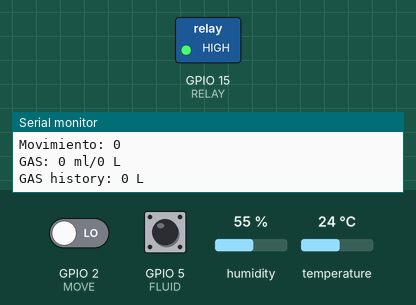
Recording of a sketch running on a simulated ESP32-S3. On the bench: switched loads named in the sketch (green lamp = pin HIGH), the last lines printed to the serial monitor. The test bench sets the inputs (shaded band); at power-on: temperature 24 °C, GPIO 2 (MOVE) LOW, GPIO 5 (FLUID) HIGH, humidity 55 %.

Above: at 3.0 s.
3.1 s: temperature set to 28 °C
6.0 s: temperature set to 31 °C
At 8.1 s:
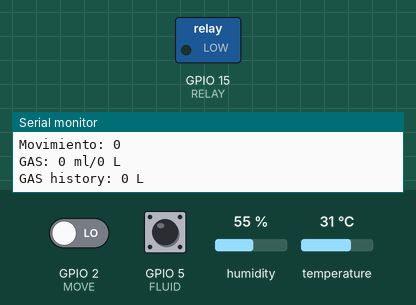
Timing chart, 0 to 9.6 s (numbered marks = the images above; inputs shaded):
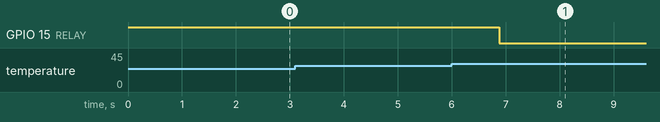

The sketch:

MMM.ino
```cpp
// Fill-in information from your Blynk Template here
#define BLYNK_TEMPLATE_ID "TMPLggkXKEaZ"
#define BLYNK_DEVICE_NAME "GassOf"

#define BLYNK_FIRMWARE_VERSION        "0.1.0"

#define BLYNK_PRINT Serial
//#define BLYNK_DEBUG

#define APP_DEBUG

// Uncomment your board, or configure a custom board in Settings.h
//#define USE_WROVER_BOARD
//#define USE_TTGO_T7
//#define USE_ESP32C3_DEV_MODULE
//#define USE_ESP32S2_DEV_KIT

#include "BlynkEdgent.h"
#include <NewPing.h>
#include <DHT.h>

#define TRIGGER_PIN 22
#define ECHO_PIN 23
#define MAX_DISTANCE 200
#define RELAY 15
#define MOVE 2
#define DHTPIN 32
#define DHTTYPE DHT11
#define FLUID 5
long currentMillis = 0;
long previousMillis = 0;
int interval = 1000;
boolean ledState = LOW;
float calibrationFactor = 4.5;
volatile byte pulseCount;
byte pulse1Sec = 0;
float flowRate;
unsigned int flowMilliLitres;
unsigned long totalMilliLitres;
unsigned long historyMills;

NewPing sonar(TRIGGER_PIN, ECHO_PIN, MAX_DISTANCE);
DHT dht(DHTPIN, DHTTYPE);

void IRAM_ATTR pulseCounter()
{
pulseCount++;
}

void setup()
{
   pinMode(RELAY, OUTPUT);
   pinMode(MOVE , INPUT);
   pinMode(FLUID, INPUT_PULLUP);
   digitalWrite(RELAY, HIGH);
   Serial.begin(115200);
   dht.begin();
   pulseCount = 0;
   flowRate = 0.0;
   flowMilliLitres = 0;
   totalMilliLitres = 0;
   previousMillis = 0;
   historyMills=0;

   attachInterrupt(digitalPinToInterrupt(FLUID), pulseCounter, FALLING);

   BlynkEdgent.begin();
}

void loop() {
  BlynkEdgent.run();
  delay(1000);
   currentMillis = millis();
  if (currentMillis - previousMillis > interval) {
    pulse1Sec = pulseCount;
    pulseCount = 0;
    flowRate = ((1000.0 / (millis() - previousMillis)) * pulse1Sec) / calibrationFactor;
    previousMillis = millis();
    flowMilliLitres = (flowRate / 60) * 1000;
    totalMilliLitres += flowMilliLitres;
    historyMills += flowMilliLitres;
  }
   int movement = digitalRead(MOVE);
   float t = dht.readTemperature();
   currentMillis = millis();
   if (isnan(t)){
    Serial.println("Failed to read from DHT sensor!");
   }
   Serial.print("Temperature: ");
   Serial.print(t);
   Serial.println("°C ");
   Blynk.virtualWrite(V3, t);
   Serial.print("Movimiento: ");
   Serial.println(movement);
   Serial.print("GAS: ");
   Serial.print(totalMilliLitres );
   Serial.print(" ml/");
   Serial.print(totalMilliLitres / 1000);
   Serial.println(" L");
   Blynk.virtualWrite(V2, totalMilliLitres/ 1000);
   Serial.print("GAS history: ");
   Serial.print(historyMills / 1000);
   Serial.println(" L");
   Blynk.virtualWrite(V4, historyMills / 1000);
   if(t>29){
    digitalWrite(RELAY, LOW);
    Blynk.virtualWrite(V0, 0);
   }
   if(movement==HIGH){
    digitalWrite(RELAY, LOW);
    Blynk.virtualWrite(V5, 1);
    Blynk.virtualWrite(V0, 0);
   }
   if((totalMilliLitres) >  5000){
    Serial.print("entro");
    Blynk.logEvent("gass_almost_finished");
   }
}

BLYNK_WRITE(V0){
  int state = param.asInt();
  digitalWrite(RELAY, state);
  if (state == 1){
    Blynk.virtualWrite(V5, 0);
  }
}

BLYNK_WRITE(V1){
  int state1 = param.asInt();
  if(state1 == 1){
    pulseCount = 0;
   flowRate = 0.0;
   flowMilliLitres = 0;
   totalMilliLitres = 0;
   previousMillis = 0;
   Blynk.virtualWrite(V1, 0);
  }
}
```

Measured:
- the behaviour switches between 29 and 30 °C on temperature (found by bisection; images 0 and 1)
- after the input at 6.0 s, GPIO 15 (RELAY): HIGH → LOW after 0.88 s
